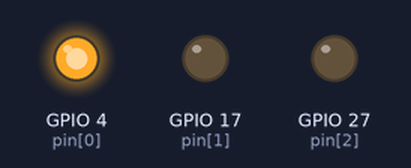
Recording of a program running on a simulated Raspberry Pi (BCM pin numbers). Parts: output pins drawn as LEDs (lit = HIGH). At 15.0 s the program stops and its outputs stay as they are.

Above: at 0.05 s.
At 1.45 s:
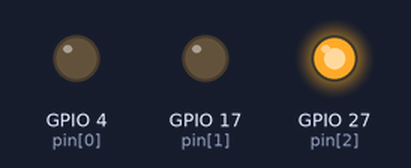
At 2.85 s:
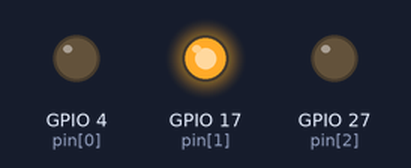
Timing chart, 0 to 3.1 s (numbered marks = the images above):
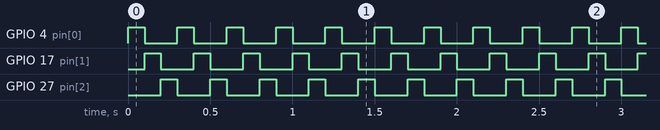

Measured:
- by itself, GPIO 4 (pin[0]), GPIO 17 (pin[1]), GPIO 27 (pin[2]): alternates HIGH for 0.10 s and LOW for 0.20 s, 100 changes in all, then stays LOW

The program:

ledtest.py
```python
#!/usr/bin/env python3

import RPi.GPIO as GPIO
import time

#GPIOのセットアップ
GPIO.setmode(GPIO.BCM)		# GPIOモードのセット
GPIO.setup(4, GPIO.OUT)	 	# GPIO4を出力に使用(緑色LED用)
GPIO.setup(17, GPIO.OUT)	# GPIO17を出力に使用(黄色LED用)
GPIO.setup(27, GPIO.OUT)	# GPIO27を出力に使用(赤色LED用)

#LEDを順番に光らせる
i=0
pin=[4, 17, 27]	# GPIOのIDを配列にセット
while i<50:
	# 緑->黄色->赤の順にLEDを点灯させる
	for p in pin:
		GPIO.output(p, GPIO.HIGH)	# HIGHで電圧がかかる(LEDが光る)
		time.sleep(0.1)
		GPIO.output(p, GPIO.LOW)	# LOWで電圧がなくなる(LEDが消える)
	i += 1

GPIO.cleanup()	# 使ったGPIOの解放
```
